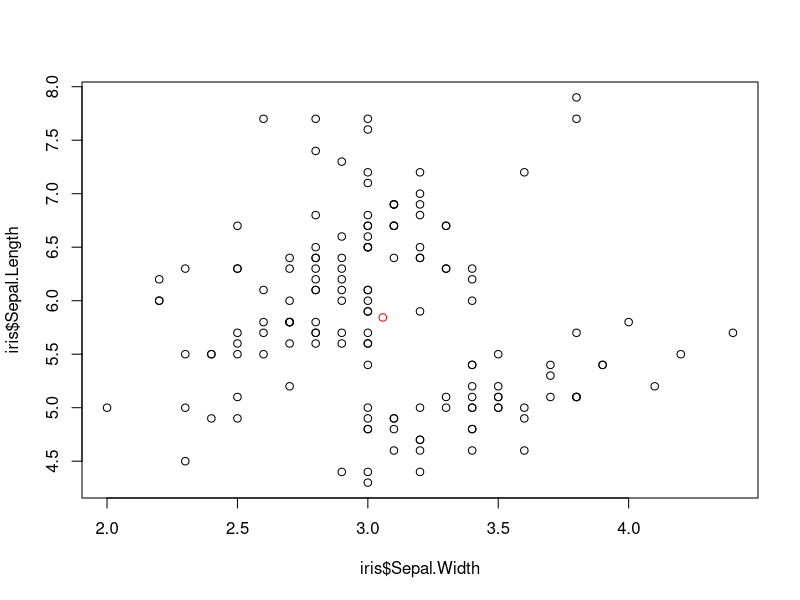
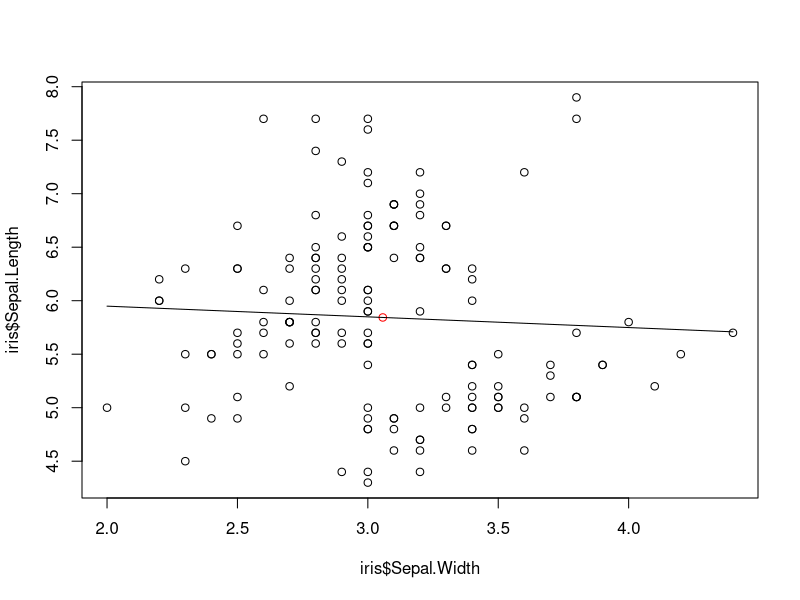
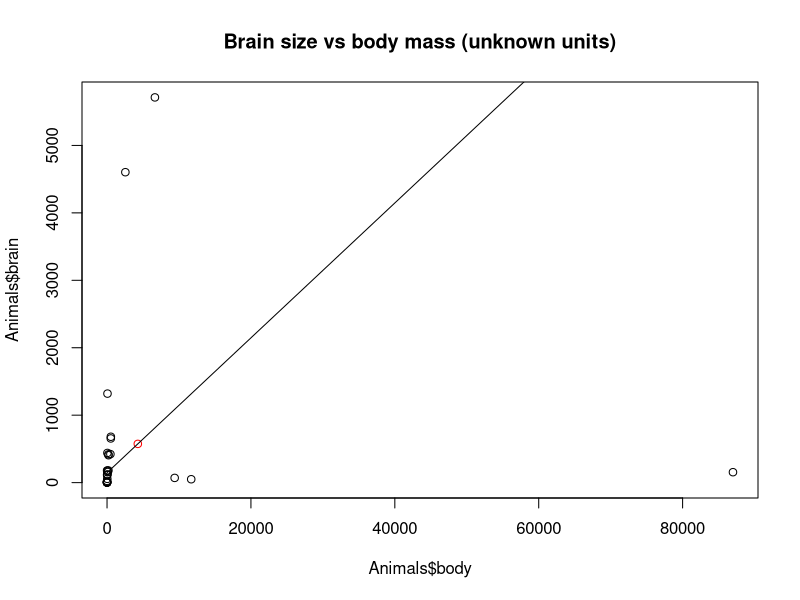
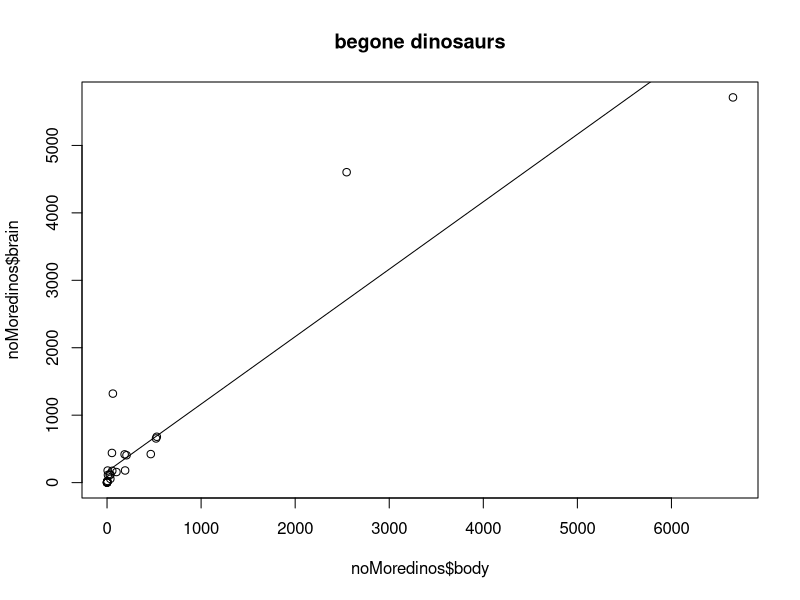

R code for these plots, in order:
data(iris)
head(iris)
iris$Sepal.Width

mean(iris$Sepal.Length)
sd(iris$Sepal.Width)
plot(x = iris$Sepal.Width, y = iris$Sepal.Length)

data_center_x = mean(iris$Sepal.Width)
data_center_y = mean(iris$Sepal.Length)
c(data_center_x, data_center_y)

points(x = data_center_x, y = data_center_y, col = "red")

#what in the lord's name am i doing
line_point_slope = function(x, x1, y1, slope)
{
  get_y_intercept = 
    function(x1, y1, slope) 
      return(-(x1 * slope) + y1)
  
  linear = 
    function(x, yint, slope) 
      return(yint + x * slope)
  
  return(linear(x, get_y_intercept(x1, y1, slope), slope))
}

plot(x = iris$Sepal.Width, y = iris$Sepal.Length)
points(x = data_center_x, y = data_center_y, col = "red")
curve(
  line_point_slope(
    x, 
    data_center_x, 
    data_center_y,
    -0.1), 
  add = TRUE)

library(MASS)
data(Animals)
head(Animals)
str(Animals)

#absolutely filthy code as i reuse the same object for different things
data_center_x = mean(Animals$body)
data_center_y = mean(Animals$brain)

plot(x = Animals$body, y = Animals$brain, main = "Brain size vs body mass (unknown units)")
points(x = data_center_x, y = data_center_y, col = "red")
curve(
  line_point_slope(
    x,
    data_center_x, 
    data_center_y,
    0.1), 
  add = TRUE)
  
  #let's do this again without stinky dipliodocus
  View(Animals)
  
  noMoredinos <- subset(Animals, body<7000)
  str(noMoredinos)
  
  plot(x = noMoredinos$body, y = noMoredinos$brain, main = "begone dinosaurs") 
  data_center_x = mean(noMoredinos$body)
  data_center_y = mean(noMoredinos$brain)
  curve(
    line_point_slope(
      x, 
      data_center_x, 
      data_center_y,
      1), 
    add = TRUE)
  